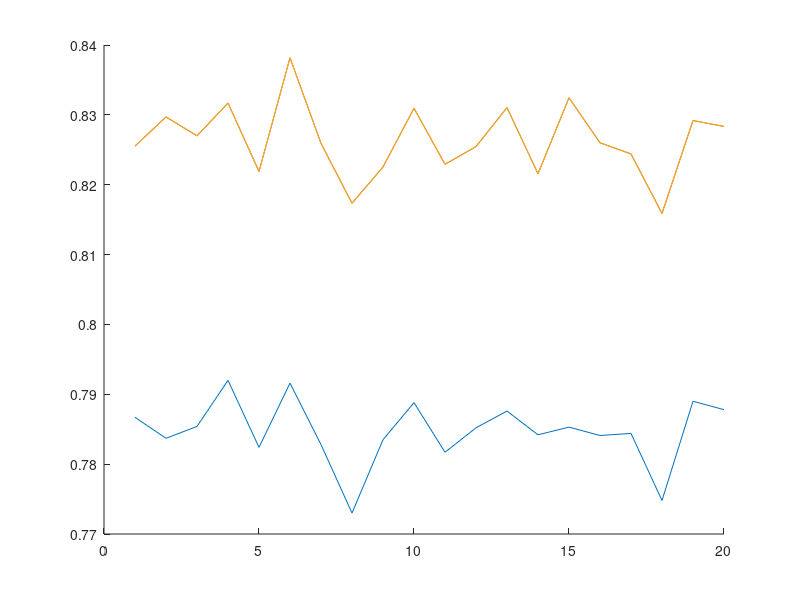

The MATLAB source for this figure:
M=100; N=20; K=100;
A=zeros(M,N);
for n=1:N
    k=K*n;
    for m=1:M
        x=rand(K,1);
        y=rand(K,1);
        A(m,n)=sum(x.*x+y.*y<=1)/K;
    end
end

mA=mean(A); % Media de la matriz
stdA=std(A); % Desviacion estandar de la matriz

% plot(A,'.');
hold on
plot((1:N),mA)
plot((1:N),mA+stdA)
plot((1:N),mA+stdA)
hold off
